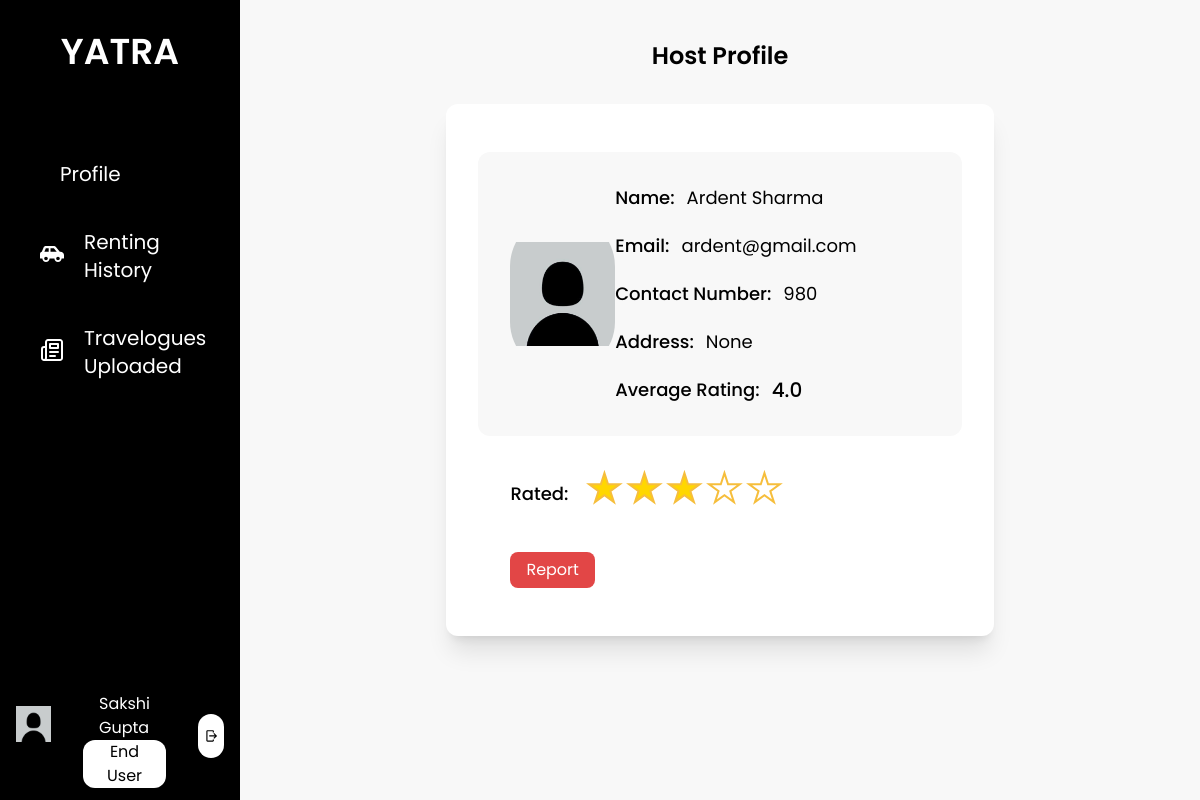
Screenshot of /viewprofilehost/4/7 (signed in) with the database file from the repository.
### base/models.py (models this page shows, shortened)
class EndUser(models.Model):
    user = models.OneToOneField(User, on_delete=models.CASCADE, related_name="enduser")
    first_name = models.CharField(max_length=25)
    last_name = models.CharField(max_length=25)
    email = models.EmailField()
    phone_number = models.CharField(max_length=10)
    citizenship_id = models.CharField(max_length=20, null= True, blank=True)
    citizenship = models.ImageField(upload_to='enduser/profile',  default='default_photo.jpg')
    license_no = models.CharField(max_length=20, null= True, blank=True)
    license = models.ImageField(upload_to='enduser/profile',  default='default_photo.jpg')
    pic = models.ImageField(upload_to='enduser/profile', default='default_profile.jpg')
    is_approved = models.CharField(max_length=10, choices=status, default="Pending")
    is_blocked = models.BooleanField(default=False)

class Host(models.Model):
    user = models.OneToOneField(User, on_delete=models.CASCADE, related_name="host")
    first_name = models.CharField(max_length=25)
    last_name = models.CharField(max_length=25)
    email = models.EmailField()
    phone_number = models.CharField(max_length=10)
    address = models.CharField(max_length=100, null= True, blank=True)
    citizenship_id = models.CharField(max_length=20, null= True, blank=True)
    citizenship = models.ImageField(upload_to='host/profile', default='default_photo.jpg')
    pic = models.ImageField(upload_to='host/profile', default='default_profile.jpg')
    is_approved = models.CharField(max_length=10, choices=status, default="Pending")
    is_blocked = models.BooleanField(default=False)

### base/views.py (the view)
# urls.py: path('viewprofilehost/<int:pk>/<int:fk>',views.view_profile_host, name='view_profile_host'),
def view_profile_host(request, pk, fk):
    host = Host.objects.get(id=pk)
    vehicles = Vehicle.objects.filter(host=host)
    rent = Rents.objects.get(id=fk)
    ratings = RateRent.objects.filter(rent__vehicle__host=host).aggregate(avg=Avg('rating'))
    try:
        rate = RateRent.objects.get(rent__id=fk)
        form = None
    except:
        rate = None
        form = RateRentForm()
    context={
        'host':host,
        'vehicles':vehicles,
        'rate':rate,
        'rent':rent.id,
        'form':form,
        'ratings':ratings['avg']
    }
    return render(request, 'enduser/host_profile.html', context)

### base/templatetags/user_group.py (called while the page is built)
@register.filter(name='has_group')
def has_group(user, group_name):
    return user.groups.filter(name=group_name).exists()

### base/templates/enduser/host_profile.html (shortened to what this page needs)
{% extends 'base/base.html' %}
{% load static %}
{% load user_group %}
{% block content %}
<div class="flex flex-col h-screen px-6 py-10 w-full bg-theme">
    <p class="text-center text-2xl font-semibold pt pb-8">Host Profile</p>
    <div class="bg-white h-auto flex flex-col w-3/5 mx-auto py-12 rounded-xl shadow-xl">
        <div class="flex flex-row h-auto bg-theme p-8 mx-8 rounded-xl">
            <div class="w-1/4 flex items-center  h-full">
                <img src="{{ host.pic.url }}" style="object-fit: contain" alt="" class="w-40 h-40 object-cover rounded-full ">
            </div>
            <div class="flex flex-col w-3/4 text-lg">
                <div class="flex mb-5">
                    <p class="font-medium">Name:</p>
                    <p class="ml-3">{{ host.first_name }} {{ host.last_name }}</p>
                </div>
                <div class="flex mb-5">
                    <p class="font-medium">Email:</p>
                    <p class="ml-3">{{ host.email }}</p>
                </div>
                <div class="flex mb-5">
                    <p class="font-medium">Contact Number:</p>
                    <p class="ml-3">{{ host.phone_number}}</p>
                </div>
                <div class="flex mb-5">
                    <p class="font-medium">Address:</p>
                    <p class="ml-3">{{ host.address }}</p>
                </div>
                <div class="flex">
                    {% if ratings %}
                        <p class="font-medium">Average Rating: </p>
                        <p class="ml-3 font-medium text-xl">{{ ratings }}</p>
                    {% endif %}
                </div>
            </div>
        </div>
        <div class="flex  p-8 mx-8">
            {% if not rate %}
            <div>
                <form action="{% url 'rate_rent' rent %}" method="get" style="margin-bottom: 0px;">
                    <fieldset class="star-rating">
                    <input name="rating" value="1" type="radio" id="rating1">
                    <label for="rating1">
                        <span class="hide-visually">1 Star</span>
                        <span aria-hidden="true" class="star">★</span>
                    </label>
                    <input name="rating" value="2" type="radio" id="rating2">
                    <label for="rating2">
                        <span class="hide-visually">2 Stars</span>
                        <span aria-hidden="true" class="star">★</span>
                    </label>
                    <input name="rating" value="3"  checked type="radio" id="rating3">
                    <label for="rating3">
                        <span class="hide-visually">3 Stars</span>
                        <span aria-hidden="true" class="star">★</span>
                    </label>
                    <input name="rating" value="4" type="radio" id="rating4">
                    <label for="rating4">
                        <span class="hide-visually">4 Stars</span>
                        <span aria-hidden="true" class="star">★</span>
                    </label>
                    <input name="rating" value="5" type="radio" id="rating5">
                    <label for="rating5">
                        <span class="hide-visually">5 Stars</span>
                        <span aria-hidden="true" class="star">★</span>
                    </label>
                    </fieldset>
                     <div class="ml-2 mt-1">
                        <button type="submit" class="bg-custom-green px-4 py-1.5 mr-4  text-white rounded-lg">Rate</button>
                    </div>
                </form>
            </div>
            {% else %}
                <div class="py-3 font-medium text-lg mr-4">Rated:</div>
                <fieldset class="star-rating">
                    <label for="rating1">
                        <span aria-hidden="true" class="star">★</span>
                    </label>
                    <label for="rating2">
                        <span aria-hidden="true" class="star">★</span>
                    </label>
                    <label for="rating3">
                        <span aria-hidden="true" class="star">★</span>
                    </label>
                    <label for="rating4">
                        <span aria-hidden="true" class="star">★</span>
                    </label>
                    <label for="rating5">
                        <span aria-hidden="true" class="star">★</span>
                    </label>
                </fieldset>
            {% endif %}
        </div>
        <div class="flex w-full mx-16">
            <form action="{% url 'report_user' to=host.user_id %}" method="get" style="margin-bottom: 0px;">
                <button type="submit" class="bg-danger px-4 py-1.5 mr-4 mb-0 text-white rounded-lg">Report</button>
            </form>
        </div>
    </div>
</div>
{% endblock content %}

### base/templates/base/base.html (shortened to what this page needs)
{% load static tailwind_tags %}
{% load user_group %}
<html lang="en">
<head>
    {% tailwind_css %}
</head>
<body class="font-poppins min-h-screen">
    <div class="flex flex-row">
        <div class="flex w-1/5 bg-black h-screen text-white">
            <div class="w-full relative">
                <div class="flex justify-center pb-8">
                    <a href="{% url 'home' %}" class="py-8">
                        <span class="text-4xl text-center font-semibold">YATRA</span>
                    </a>
                </div>
                {% if user|has_group:'enduser' %}
                <div class="text-xl">
                    {% with request.resolver_match.url_name as url_name %}
                    <ul class="px-4">
                        <a href="{% url 'enduser_profile' %}" class="nav-bar-items {% if url_name == 'enduser_profile' or url_name == 'enduser_update_profile' or url_name == 'enduser_upload_documents' %}active{% endif %}">
                            <li class="nav-bar-li">
                                Profile
                            </li>
                        </a>
                        <a href="{% url 'renting_history' %}" class="nav-bar-items {% if url_name == 'renting_history' %}active{% endif %}">
                            <img src="{% static 'images/Vehicle.svg' %}" alt="">
                            <li class="nav-bar-li">
                               Renting History
                            </li>
                        </a>
                        <a href="{% url 'travelogues_uploaded' %}" class="nav-bar-items {% if url_name == 'travelogues_uploaded' %}active{% endif %}">
                            <img src="{% static 'images/blog.svg' %}" alt="">
                            <li class="nav-bar-li ">
                               Travelogues Uploaded
                            </li>
                        </a>
                    </ul>
                    {% endwith %}
                </div>
                <div class="flex flex-row absolute bottom-0 justify-evenly py-3 px-4 w-full">
                    <a href="{% url 'enduser_profile' %}" class=" ">
                        <img src="{% static 'images/default_profile.jpg' %}" style="object-fit: contain" alt="" class="w-20 h-20 object-cover rounded-full ">
                    </a>
                    <div class="flex flex-col px-8 justify-evenly">
                        <p class="text-generalBackground px-4 mt-2 ">{{ user.enduser.first_name }} {{ user.enduser.last_name }}</p>
                        <p class="text-gray px-4 text-center rounded-xl bg-white text-black py-0.75 ">End User</p>
                    </div>
                    <div class="ml-auto my-auto flex-end p-1.5 bg-white rounded-full">
                        <a href="{% url 'logout' %}">
                            <img src="{% static 'images/logout.svg' %}" alt="" class="h-8">
                        </a>
                    </div>
                </div>
                {% endif %}
            </div>
        </div>
        <div class="flex w-4/5 h-screen relative overflow-y-auto">
            {% block content %}
            {% endblock content%}
        </div>
    </div>
</body>
</html>

### base/templates/enduser/host_profile.html (style rules this page uses)
.star-rating { font-size: 40px; display: inline-flex; padding: 0; }
.star-rating label { cursor: pointer; line-height: 1em; text-align: center; }
.star-rating label .star { height: 1em; width: 1em; display: inline-block; }
.star-rating>label { -webkit-text-stroke: 2px rgb(246, 190, 60); }
.star-rating input:checked~label>span.star, .star-rating>label:hover~input~label>span.star { color: #fff; }
.star-rating span.star, .star-rating:hover>input+label>span.star, .star-rating>input:checked+label>span.star, .star-rating>input~label:hover>span.star { color: gold; }

### rows the page displays
Host: pic (placeholder picture), first_name "Ardent", last_name "Sharma", email "ardent@gmail.com", phone_number "980", address "None"

### other values shown
{{ user.enduser.first_name }} "Sakshi"
{{ user.enduser.last_name }} "Gupta"
{{ ratings }} "4.0"
